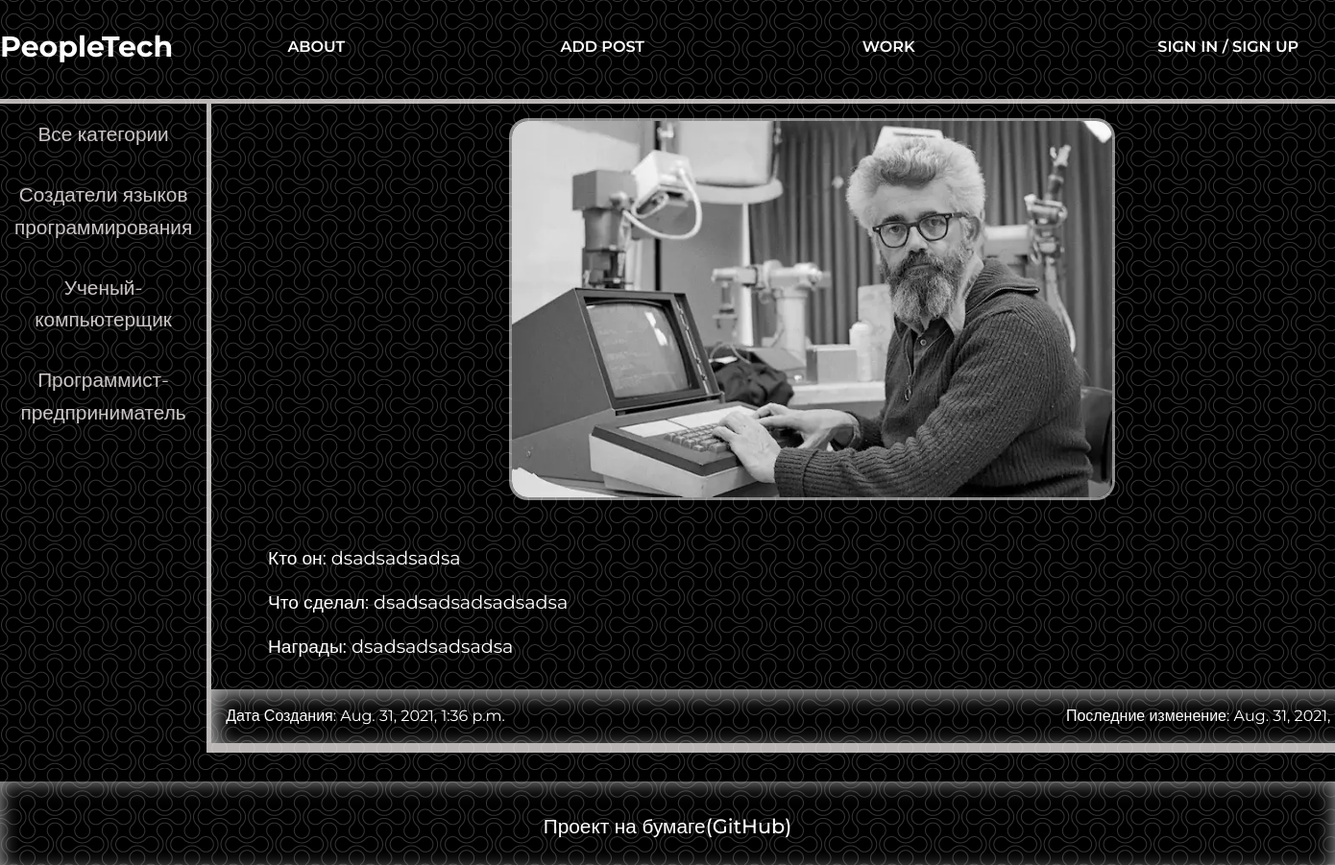
The page /show_post/kirill-genius on the database its author committed.
### people_it/models.py (models this page shows, shortened)
class Category(models.Model):
    name = models.CharField(max_length=255, db_index=True)
    slug = models.SlugField(max_length=255, unique=True, db_index=True)
    def get_absolute_url(self):
        return reverse('categories', kwargs={'cat_slug': self.slug})
    class Meta:
        verbose_name = "Категории"
        verbose_name_plural = "Категории"

class PeopleIt(models.Model):
    name = models.CharField(max_length=255, verbose_name='Имя')
    slug = models.SlugField(blank="True", max_length=255, unique=True, db_index=True, verbose_name='URL')
    who_is = models.TextField(verbose_name='Кто он')
    what_did = models.TextField(verbose_name='Что сделал')
    achievements = models.TextField(verbose_name='Достижения')
    photo = models.ImageField(upload_to = "photos/%Y/%m/%d/", verbose_name='Фотография')
    time_create = models.DateTimeField(auto_now_add=True, verbose_name='Дата создания')
    time_update = models.DateTimeField(auto_now=True, verbose_name='Последние изменение')
    is_published =  models.BooleanField(default=True, verbose_name='Опубликовать')
    cat = ForeignKey('Category', on_delete=models.PROTECT, verbose_name='Категория')
    class Meta:
        verbose_name = "Гении IT"
        verbose_name_plural = "Гении IT"

### people_it/views.py (the view)
# urls.py: path('show_post/<slug:post_slug>', ShowPost.as_view(), name="show_post"),
class ShowPost(DataMixin, DetailView):
    model = PeopleIt
    template_name = 'people_it/post.html'
    context_object_name = 'person'
    slug_url_kwarg = 'post_slug'
    def get_context_data(self, **kwargs):
        context = super().get_context_data(**kwargs)
        add_context = self.get_user_context(title=context["person"].name, cat_selected=None)
        return dict(list(context.items()) + list(add_context.items()))

### people_it/utils.py (called while the page is built)
    def get_user_context(self, **kwargs):
        context = kwargs
        context["menu"] = menu
        if 'cat_selected' not in context:
            context['cat_selected'] = "all-categories"
        context["cats"] = Category.objects.all()
        return context

### people_it/templates/people_it/post.html
{% extends 'people_it/base.html' %}
{% block content %}
<div class="show_post">
    <img src="{{person.photo.url}}" alt="" class="show_post_photo">
    <div class="show_post_content">
        <p class="show_post_text">Кто он: {{ person.who_is }}</p>
        <p class="show_post_text">Что сделал: {{ person.what_did }}</p>
        <p class="show_post_text">Награды: {{ person.achievements }}</p>
    </div>
    <div class="content_time_body">
        <div class="content_time_item">Дата Создания: {{ person.time_create }}</div>
        <div class="content_time_item">Последние изменение: {{ person.time_update }}</div>
    </div>
</div>
{% endblock %}

### people_it/templates/people_it/base.html (shortened to what this page needs)
{% load static %}
<!DOCTYPE html>
<html lang="en">
<head>
    <link rel="stylesheet" href="{% static 'people_it/css/FirstCss.css' %}">
</head>
<body>
<div class="wrapper">
    <div class="content">
        <header class="header">
            <div class="container">
                <div class="header_inner">
                    <a href ='{% url "home" %}' class="header_logo">PeopleTech</a>
                    <nav class="header_nav">
                        {% block menu %}
                        {% for menu in menu %}
                        <div class="header_items"><a href="{% url menu.url_name %}" class="header_links">{{ menu.name }}</a></div>
                        {% endfor %}
                        {% if user.is_authenticated %}
                            <div class="header_last_item">{{user.username }} / <a href="{% url 'logout' %}" class="header_links">LogOut</a></div>
                        {% else %}
                            <div class="header_last_item"><a href="{% url 'login' %}" class="header_links">Sign In</a> / <a href="{% url 'register' %}" class="header_links">Sign Up</a></div>
                        {% endif %}
                        {% endblock %}
                    </nav>
                </div>
            </div>
        </header>
        <div class="container">
            <div class="content_inner">
                <nav class="content_cats">
                {% block categories %}
                {% if cat_selected == "all-categories" %}
                    <div class="cats_items"><div class="cats_selected">Все категории</div></div>
                {% else %}
                    <div class="cats_items"><a href="{% url 'home' %}" class="cats_links">Все категории</a></div>
                {% endif %}
                {% for cat in cats %}
                {% if cat_selected == cat %}
                    <div class="cats_items"><div class="cats_selected">{{cat.name}}</div></div>
                {% else %}
                    <div class="cats_items"><a href="{{ cat.get_absolute_url }}" class="cats_links">{{cat.name}}</a></div>
                {% endif %}
                {% endfor %}
                {% endblock %}
                </nav>
                <div class="content_posts">
                {% block content %}
                {% endblock %}
                </div>
            </div>
        </div>
        <div>
        <div class="footer">
            <div class="footer_row">
                <div class="footer_item"><a href="https://github.com/Kirill-Makarov-genius/First-Django-Project" class="footer_link">Проект на бумаге(GitHub)</a></div>
            </div>
        </div>
    </div>
</div>
</body>
</html>

### people_it/static/people_it/css/FirstCss.css (style rules this page uses)
html { background: url(../images/fon.png) repeat; margin: 0 auto; }
body { font-family: 'Montserrat', sans-serif; font-size: 1em; line-height: 1.6; color: rgb(255, 255, 255); margin:0; padding:0; }
* { margin: 0; padding: 0; }
.wrapper { display: flex; flex-direction: column; }
.container { margin: 0 auto; max-width: 1500px; width: 100%; }
.content { width: 100%; height: 100%; }
.content_inner { display: flex; }
.content_cats { display: flex; flex-direction: column; max-width: 20%; }
.cats_items { margin: 15px; align-items: center; text-align: center; font-size: 1.3em; text-align: center; text-decoration: none; }
.cats_links { position: relative; text-decoration: none; color: rgb(204, 198, 198); transition: color .1s linear; }
.cats_links:after { content: ""; opacity: 0; width: 100%; height: 0px; position: absolute; top: 100%; left: 0; z-index: 1; transition: opacity .1s linear; background-color: #fce38a; }
.content_posts { min-width: 90%; display: flex; flex-direction: column; border-left: 5px solid rgb(241, 236, 236, 0.774); border-right: 5px solid rgb(241, 236, 236, 0.774); border-bottom: 5px solid rgb(241, 236, 236, 0.774); margin-bottom: 30px; }
.content_time_body { display: flex; justify-content: space-between; padding: 15px; box-shadow: 5px 5px 20px rgb(180, 180, 180) inset; }
.header { border-bottom: 5px solid rgba(241, 236, 236, 0.774); min-width: 100%; }
.header_inner { display: flex; padding-top: 25px; margin-bottom: 30px; }
.header_logo { display: inline-block; font-size: 30px; color: #ffff; font-weight: 700; text-decoration: none; }
.header_nav { display: flex; flex: 1 1 auto; font-size: 16px; font-weight: 600; text-transform: uppercase; align-items: center; min-width: 100%; }
.header_items { width: 20%; text-align: center; margin: 0 10px; }
.header_last_item { text-align: right; width: 20%; }
.header_links { color: #ffff; position: relative; text-decoration: none; transition: color .1s linear; }
.header_links:after { content: ""; opacity: 0; width: 100%; height: 3px; position: absolute; top: 100%; left: 0; z-index: 1; transition: opacity .1s linear; background-color: #fce38a; }
.show_post { display: flex; flex-direction: column; border-bottom: 5px solid rgba(241, 236, 236, 0.774); }
.show_post_photo { align-self: center; border: 3px solid rgba(255, 255, 255, 0.548); border-radius: 20px; margin: 15px; max-width: 50%; max-height: 60%; }
.show_post_content { margin: 15px; }
.show_post_text { text-indent: 1.5em; margin: 15px; font-size: 1.2em; }
.footer { display: flex; justify-content: center; align-items: center; box-shadow: 0px 0px 20px rgb(180, 180, 180) inset; padding: 30px; flex: 1 1 auto; }
.footer_item { font-size: 1.3em; font-weight: 500; }
.footer_link { text-decoration: none; color: rgb(255, 255, 255); }

### rows shown on the page
Category: name "Создатели языков программирования"
Category: name "Ученый-компьютерщик"
Category: name "Программист-предприниматель"
PeopleIt: photo (picture), who_is "dsadsadsadsa", what_did "dsadsadsadsadsadsa", achievements "dsadsadsadsadsa", time_create "Aug. 31, 2021, 1:36 p.m.", time_update "Aug. 31, 2021,…"

### other values the page prints
{{ menu.name }} "ABOUT" "ADD POST" "WORK"
